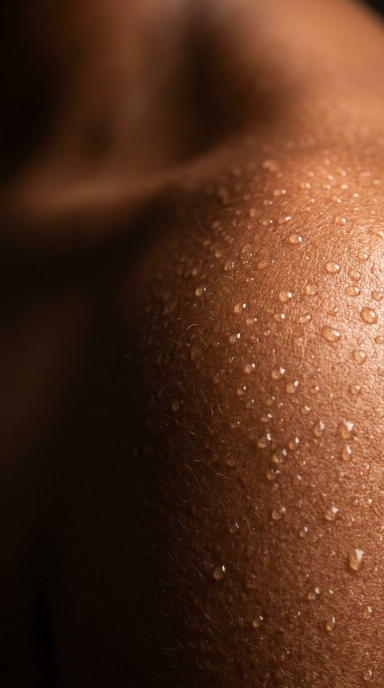
#> input picture projects/tropical-climate/assets/01-skin-macro.jpg, 768 x 1376 px (shown at 1/2 size); its folder holds only this picture in this run
$ python -i cine.py   (imports and definitions only)
#> lines starting #> are read from the running program, lines starting #| are printed output that depends on the picture
#> further down, picture is the input picture: shape (1376, 768, 3); mean B, G, R 30.3, 50, 85.6
#!/usr/bin/env python3
"""cine.py — renderer filmis 2.5D untuk Knot Theory (v5).

Kenapa file baru, bukan menambal anim2d.py: masalahnya bukan detail kecil.

  anim2d.py (v4)                        cine.py (v5)
  ------------------------------------  ------------------------------------------
  render 960x540 lalu di-upscale 2x     render native 1920x1080, supersample 2x
  figur 17% tinggi frame (tak terbaca)  figur 42-55% tinggi frame
  satu lapis gambar datar               5 lapis kedalaman, parallax + skala sendiri
  tanpa bayangan                        bayangan kontak + rim light matahari
  tanpa blur kedalaman                  depth of field per lapis
  tanpa kabut                           kabut atmosferik per kedalaman
  interpolasi linear (kaku)             anticipation, overshoot, follow-through, arc
  output datar                          bloom, halation, grade, vignette, grain

Semua yang di bawah ini diambil dari riset produksi faceless/animation
(lihat docs/FACELESS-QUALITY.md untuk sumber dan checklist-nya).
"""
from __future__ import annotations

import math

import numpy as np
from PIL import Image, ImageDraw, ImageFilter

W, H = 1920, 1080
SS = 2                      # supersampling: digambar 3840x2160, diturunkan ke 1080p

# --------------------------------------------------------------------- warna
INK = (11, 15, 24)
INK2 = (19, 24, 38)
CREAM = (239, 231, 220)
ROSE = (217, 142, 115)
SAGE = (143, 169, 139)
LILAC = (167, 155, 200)
MUTED = (122, 132, 150)
SUN = (255, 214, 168)


# ------------------------------------------------------------------- utilitas
def clamp(v, a=0.0, b=1.0):
    return a if v < a else (b if v > b else v)


def lerp(a, b, t):
    return a + (b - a) * t


def mix(c1, c2, t):
    return tuple(int(lerp(c1[i], c2[i], t)) for i in range(3))


def smooth(t):
    t = clamp(t)
    return t * t * (3 - 2 * t)


# [4 lines left out: function seg, not called in this run]


def ease_out(t):
    t = clamp(t)
    return 1 - (1 - t) ** 3


def ease_in(t):
    return clamp(t) ** 3


# [4 lines left out: function overshoot, not called in this run]


def arc(p, height):
    """Tinggi busur parabola untuk gerak 0..1 (kaki/lengan mengayun)."""
    return 4 * height * p * (1 - p)


def _dir(deg):
    r = math.radians(deg)
    return math.sin(r), math.cos(r)


# ---------------------------------------------------------------- transform
class TF:
    """Dunia → piksel kanvas untuk satu lapis kedalaman.

    `ss` = supersample lapis itu. Latar tidak butuh 2x: biayanya 4x lipat dan
    tepinya toh diblur/bloom. Hanya lapis karakter yang digambar 2x.
    """

    __slots__ = ("sc", "ox", "oy", "ss")

    def __init__(self, sc=1.0, ox=0.0, oy=0.0, ss=1):
        self.sc, self.ox, self.oy, self.ss = sc, ox, oy, ss

    def p(self, x, y):
        return (W * self.ss * 0.5 + x * self.sc * self.ss + self.ox * self.ss,
                H * self.ss * 0.5 + y * self.sc * self.ss + self.oy * self.ss)

    def s(self, v):
        return v * self.sc * self.ss


class Cam:
    """Kamera dunia. z = 1 memperlihatkan 1920x1080 dunia."""

    def __init__(self, x=0.0, y=0.0, z=1.0):
        self.x, self.y, self.z = x, y, z

    # [5 lines left out: function tf, not called in this run]


# ------------------------------------------------------------------- lapisan
class Pen:
    """Kanvas RGBA transparan untuk satu lapis kedalaman."""

    # [6 lines left out: function __init__, not called in this run]

    # -- primitif -------------------------------------------------------
    def p(self, x, y):
        return self.tf.p(x, y)

    def s(self, v):
        return self.tf.s(v)

    # [21 lines left out: functions taper, capsule, not called in this run]

    def circle(self, x, y, r, fill):
        c, rr = self.p(x, y), self.s(r)
        self.d.ellipse([c[0] - rr, c[1] - rr, c[0] + rr, c[1] + rr], fill=fill)

    # [4 lines left out: function ellipse, not called in this run]

    def poly(self, pts, fill):
        self.d.polygon([self.p(x, y) for x, y in pts], fill=fill)

    def quad(self, pts, fill):
        self.poly(pts, fill)

    def line(self, pts, fill, width=2):
        self.d.line([self.p(x, y) for x, y in pts], fill=fill,
                    width=max(1, int(self.s(width))), joint="curve")

    # [13 lines left out: functions rect, soft_shadow, not called in this run]


# ------------------------------------------------------------------ karakter
class Pose:
    """Sudut derajat: 0 = bawah, positif = searah jarum jam."""

    __slots__ = ("x", "y", "h", "spine", "head",
                 "arm_l", "elbow_l", "arm_r", "elbow_r",
                 "hip_l", "knee_l", "hip_r", "knee_r",
                 "coat", "alpha", "body", "hair", "scarf",
                 "foot_l", "foot_r")

    # [17 lines left out: function __init__, not called in this run]


# proporsi (fraksi tinggi badan). Dibuat lebih langsing dari v4: torso tidak
# lagi selebar kepala, lengan & kaki tidak menempel badan.
P = dict(
    torso=0.272, neck=0.030, head_r=0.077, head_lift=0.074,
    hip_r=0.076, torso_r=0.064, shoulder=0.084, shoulder_r=0.046,
    upper=0.160, fore=0.148, arm_r=0.031, hand_r=0.034,
    thigh=0.236, shin=0.226, leg_r=0.045, foot_r=0.029,
    hip_dx=0.026, sh_dx=0.074, sole=0.046,
)


# [57 lines left out: functions _ik, skeleton, not called in this run]


def sole_offset(h):
    """Jarak mata kaki → telapak (sama persis dengan gambar kapsul sepatu)."""
    return (0.018 + P["foot_r"] * 0.92) * h


# [206 lines left out: functions sole_y, place_feet, draw_figure, _draw_body, idle_pose, walk_pose and 2 more, not called in this run]


_PAPER = None


# [39 lines left out: functions paper_texture, drop_shadow, down, not called in this run]


def blur_img(arr: np.ndarray, r: float) -> np.ndarray:
    if r < 0.4:
        return arr
    im = Image.fromarray(np.clip(arr, 0, 255).astype(np.uint8))
    im = im.filter(ImageFilter.GaussianBlur(r))
    return np.asarray(im, dtype=np.float32)


# [34 lines left out: functions over, sky_gradient, radial, not called in this run]


def aces(x):
    a, b, c, d, e = 2.51, 0.03, 2.43, 0.59, 0.14
    return np.clip((x * (a * x + b)) / (x * (c * x + d) + e), 0, 1)


_VIG = None


# [32 lines left out: functions _vignette, grade, not called in this run]


def bloom(rgb, thresh=0.80, radius=38, strength=0.34, warm=(1.0, 0.80, 0.58)):
#> called with thresh = 0.8, radius = 38, strength = 0.34, warm = (1, 0.8, 0.58)
    lum = (rgb[:, :, 0] * 0.299 + rgb[:, :, 1] * 0.587 + rgb[:, :, 2] * 0.114)
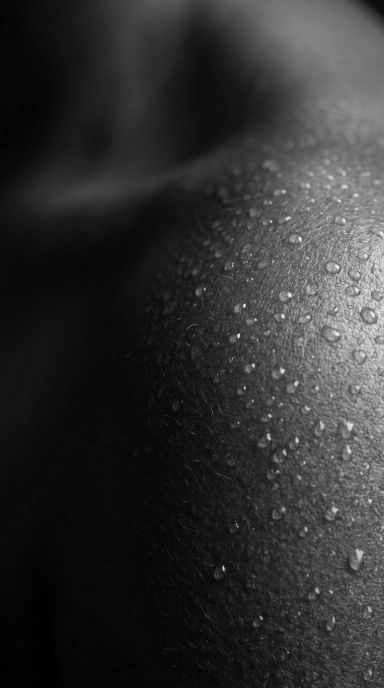
#> lum: shape (1376, 768) float64 (shown at 1/2 size); min 0, max 252.3, mean 48.1
    m = np.clip((lum - thresh) / max(1e-3, 1 - thresh), 0, 1)[:, :, None] ** 1.6
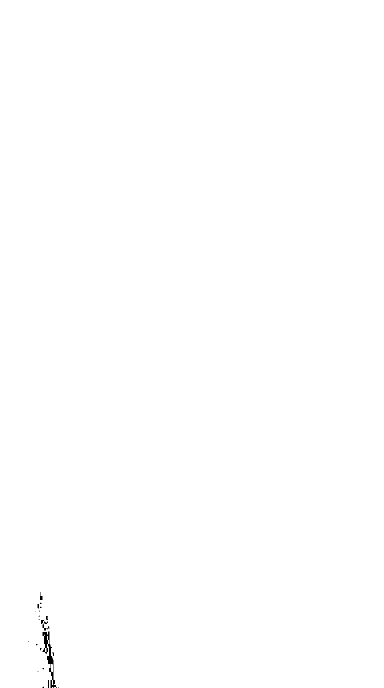
#> m: shape (1376, 768, 1) float64 (shown at 1/2 size); min 0, max 1, mean 0.999
    bright = rgb * m
    half = np.asarray(Image.fromarray(np.clip(bright, 0, 255).astype(np.uint8)).resize(
        (W // 2, H // 2), Image.BILINEAR), np.float32)
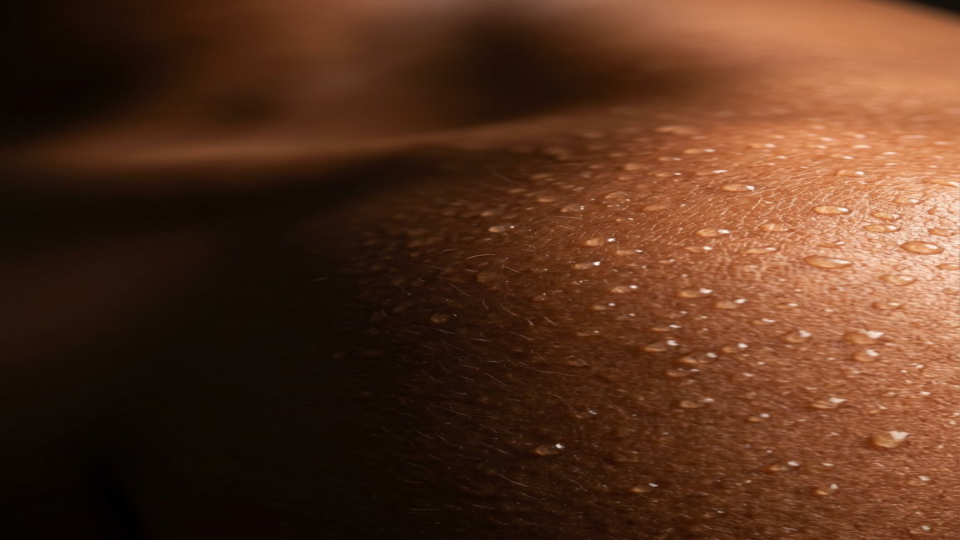
#> half: shape (540, 960, 3) float32; mean B, G, R 30.3, 50, 85.6
    hb = blur_img(half, radius / 2)
#> in blur_img, `im = im.filter(ImageFilter.GaussianBlur(r))`:
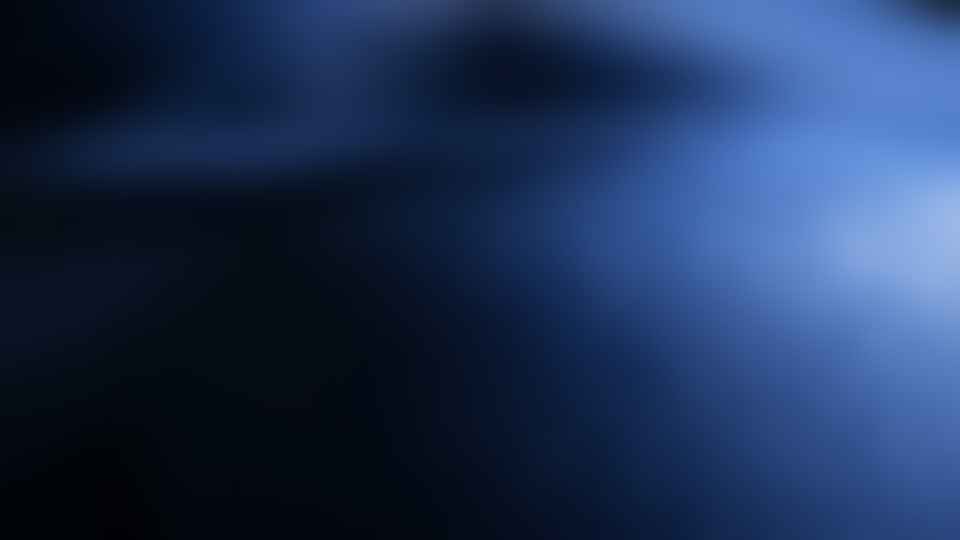
#> im: PIL image 960x540 RGB; mean R, G, B 30.3, 50, 85.6
#> in blur_img, `return np.asarray(im, dtype=np.float32)`:
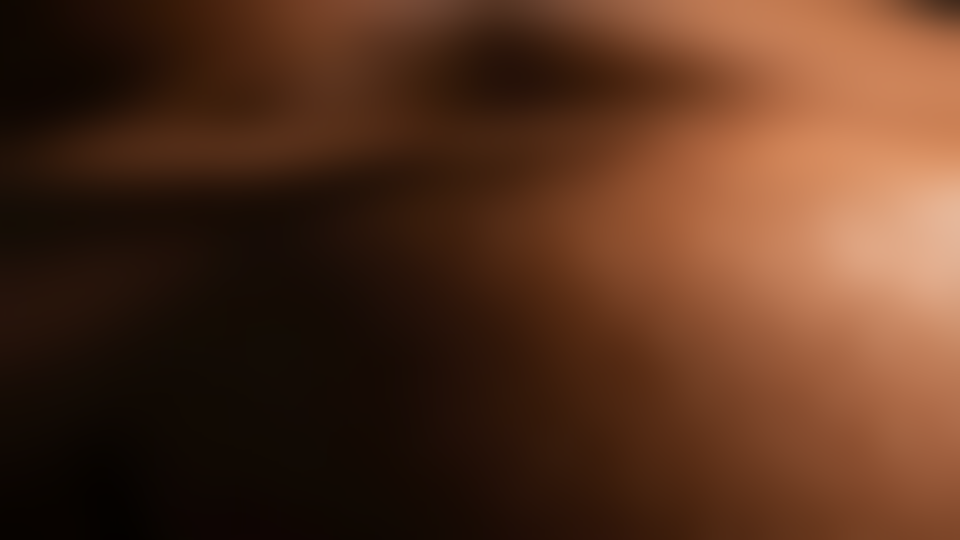
#> returned value: shape (540, 960, 3) float32; mean of channels 0, 1, 2 30.3, 50, 85.5; drawn as B, G, R
    hb2 = blur_img(half, radius * 1.3)
#> call 2 of blur_img, with r = 49.4
#> in blur_img (call 2), `im = im.filter(ImageFilter.GaussianBlur(r))`:
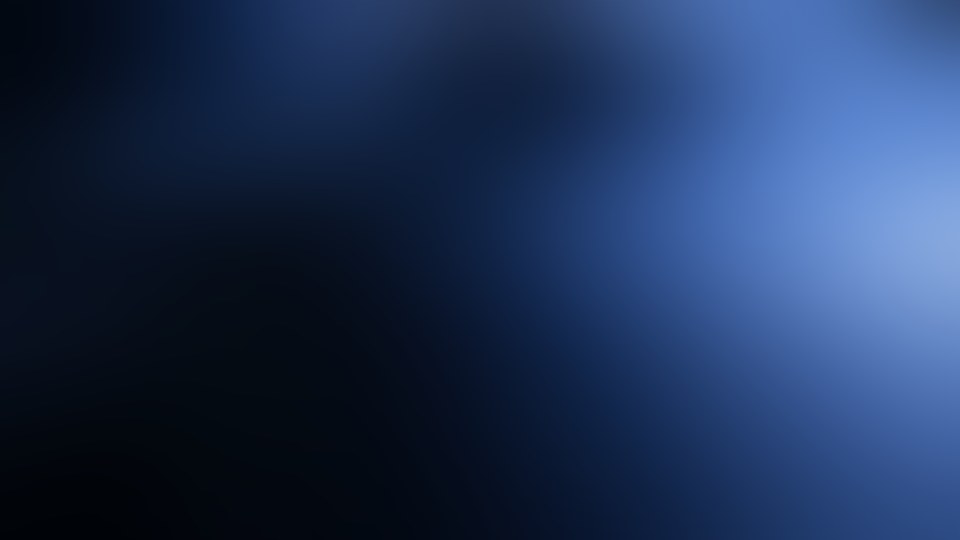
#> im: PIL image 960x540 RGB; mean R, G, B 30.4, 50, 85.5
#> in blur_img (call 2), `return np.asarray(im, dtype=np.float32)`:
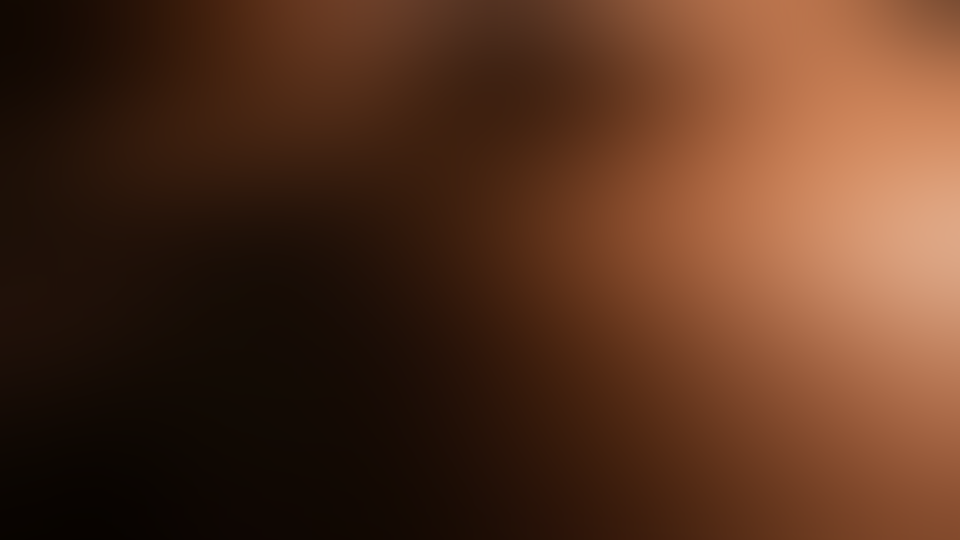
#> returned value: shape (540, 960, 3) float32; mean of channels 0, 1, 2 30.4, 50, 85.5; drawn as B, G, R
    b = np.asarray(Image.fromarray(np.clip(hb, 0, 255).astype(np.uint8)).resize(
        (W, H), Image.BILINEAR), np.float32)
    bright = bright * 0.25
    b = b + 0.0
    b = b
    b2 = np.asarray(Image.fromarray(np.clip(hb2, 0, 255).astype(np.uint8)).resize(
        (W, H), Image.BILINEAR), np.float32)
    col = np.array(warm, np.float32)[None, None, :]
#> (the run stopped early here; a loop or call above may not have finished)
